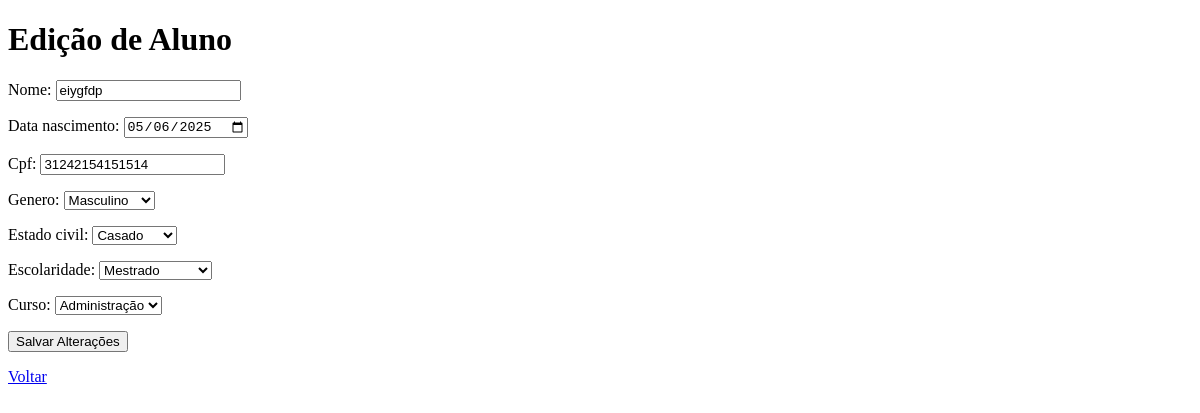
The app's page /editar_aluno/9/, older data.
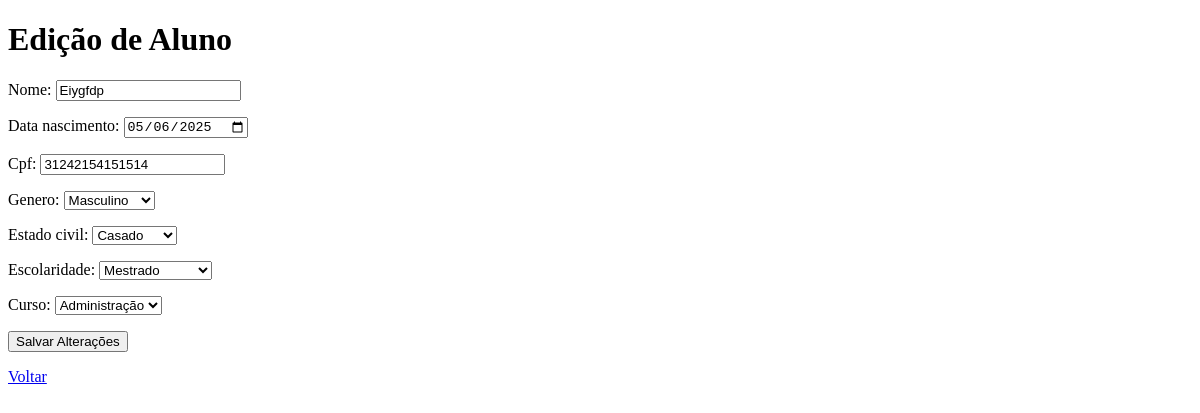
The same page, newer data.
### academico/models.py (models this page shows, shortened)
class Aluno(models.Model):
    nome = models.CharField(max_length=100)
    data_nascimento = models.DateField()
    cpf = models.CharField(max_length=14, unique=True)
    genero = models.CharField(max_length=2, choices=GENERO_CHOICES)
    estado_civil = models.CharField(
        max_length=30, choices=ESTADO_CIVIL_CHOICES)
    escolaridade = models.CharField(
        max_length=50, choices=ESCOLARIDADE_CHOICES)
    curso = models.ForeignKey(Curso, on_delete=models.RESTRICT)
    ativo = models.BooleanField(default=True)

class Curso(models.Model):
    nome = models.CharField(max_length=100)
    def __str__(self):
        return self.nome

### academico/views.py (the view)
# urls.py: path('editar_aluno/<int:id>/', views.editar_aluno, name='editar_aluno'),
def editar_aluno(request, id):
    try:
        aluno = Aluno.objects.get(id=id)
    except:
        return redirect('alunos')
    if request.method == 'POST':
        form = AlunoForm(request.POST, instance=aluno)
        if form.is_valid():
            form.save()
            return redirect('alunos')
    form = AlunoForm(instance=aluno)
    dados = {
        'form': form,
        'aluno': aluno,
    }
    return render(request, 'academico/editar_aluno.html', dados)

### academico/forms.py
class AlunoForm(forms.ModelForm):
    data_nascimento = forms.DateField(
        widget=forms.DateInput(attrs={'type': 'date'}, format='%Y-%m-%d'),
        input_formats=['%Y-%m-%d']
    )
    class Meta:
        model = Aluno  # Aqui vamos dizer qual modelo esse formulário vai usar
        fields = ['nome', 'data_nascimento', 'cpf', 'genero',
                  'estado_civil', 'escolaridade', 'curso']

### academico/templates/academico/editar_aluno.html (shortened to what this page needs)
<!DOCTYPE html>
<html lang="en">
<head>
</head>
<body>
    <h1>Edição de Aluno</h1>
    <form method="post">
        {{ form.as_p }}
        <button type="submit">Salvar Alterações</button>
        <p><a href="{% url 'alunos' %}"> Voltar</a></p>
    </form>
</body>
</html>

Row changes from the older to the newer data that the page shows:
changed Aluno "Masculino": nome "eiygfdp" → "Eiygfdp"
